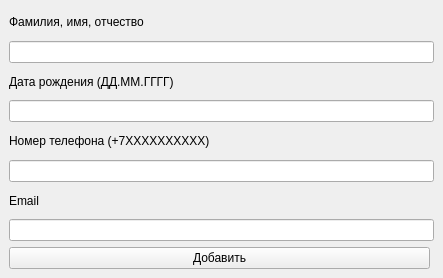
<?xml version="1.0" encoding="UTF-8"?>
<ui version="4.0">
 <class>MainWindow</class>
 <widget class="QMainWindow" name="MainWindow">
  <property name="geometry">
   <rect>
    <x>0</x>
    <y>0</y>
    <width>443</width>
    <height>278</height>
   </rect>
  </property>
  <property name="maximumSize">
   <size>
    <width>443</width>
    <height>278</height>
   </size>
  </property>
  <property name="windowTitle">
   <string>Add info</string>
  </property>
  <widget class="QWidget" name="centralwidget">
   <layout class="QVBoxLayout" name="verticalLayout">
    <item>
     <widget class="QLabel" name="label">
      <property name="text">
       <string>Фамилия, имя, отчество</string>
      </property>
     </widget>
    </item>
    <item>
     <widget class="QLineEdit" name="lineEdit"/>
    </item>
    <item>
     <widget class="QLabel" name="label_2">
      <property name="text">
       <string>Дата рождения (ДД.ММ.ГГГГ)</string>
      </property>
     </widget>
    </item>
    <item>
     <widget class="QLineEdit" name="lineEdit_2"/>
    </item>
    <item>
     <widget class="QLabel" name="label_3">
      <property name="text">
       <string>Номер телефона (+7ХХХХХХХХХХ)</string>
      </property>
     </widget>
    </item>
    <item>
     <widget class="QLineEdit" name="lineEdit_3"/>
    </item>
    <item>
     <widget class="QLabel" name="label_4">
      <property name="text">
       <string>Email</string>
      </property>
     </widget>
    </item>
    <item>
     <widget class="QLineEdit" name="lineEdit_4"/>
    </item>
    <item>
     <widget class="QPushButton" name="pushButton">
      <property name="maximumSize">
       <size>
        <width>421</width>
        <height>16777215</height>
       </size>
      </property>
      <property name="text">
       <string>Добавить</string>
      </property>
     </widget>
    </item>
   </layout>
   <zorder>label</zorder>
   <zorder>lineEdit</zorder>
   <zorder>label_3</zorder>
   <zorder>label_4</zorder>
   <zorder>lineEdit_2</zorder>
   <zorder>lineEdit_3</zorder>
   <zorder>lineEdit_4</zorder>
   <zorder>label_2</zorder>
   <zorder>pushButton</zorder>
  </widget>
 </widget>
 <resources/>
 <connections/>
</ui>
